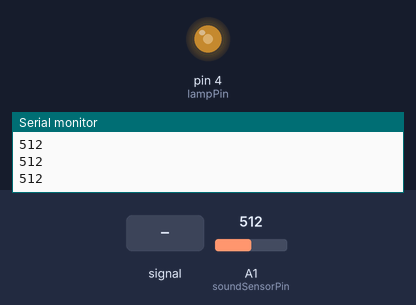
Recording of a sketch running on a simulated Arduino Mega 2560, built with avr-gcc and run on an emulated ATmega2560. Shown: output pins drawn as LEDs (lit = HIGH), the last lines printed to the serial monitor. Inputs (shaded band) come from the test bench; at power-on: A1 (soundSensorPin) = 512.

Above: at 1.2 s.
1.3 s: A1 (soundSensorPin) fed a 200 Hz sine of ±81 counts around its level
At 1.55 s:
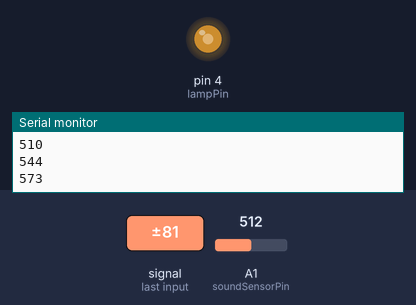
4.3 s: A1 (soundSensorPin) set to 900
5.8 s: A1 (soundSensorPin) set to 122
At 6.1 s:
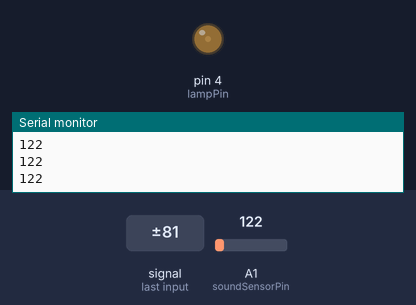
7.3 s: A1 (soundSensorPin) set to 0
At 8.5 s:
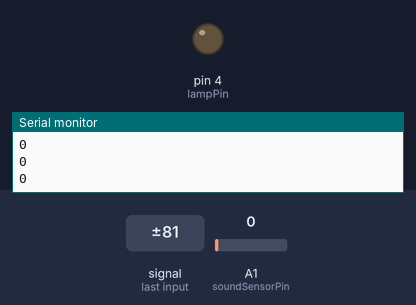
8.8 s: A1 (soundSensorPin) set to 511
At 9.9 s:
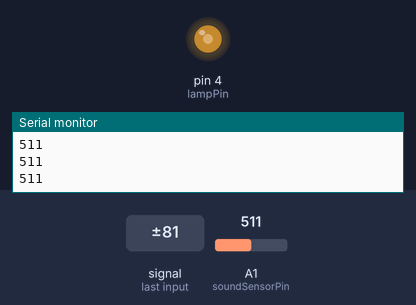
10.3 s: A1 (soundSensorPin) fed a 1000 Hz sine of ±255 counts around its level
At 10.68 s:
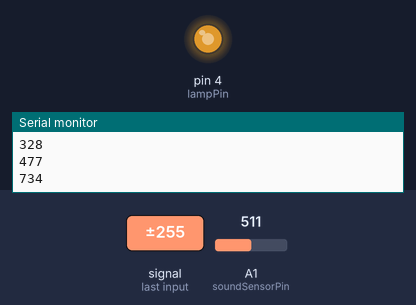
Timing chart, 0 to 14.3 s (numbered marks = the images above; inputs shaded):
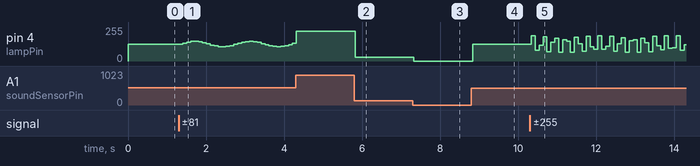

Measured:
- after the input at 5.8 s, pin 4 (lampPin): 224/255 → 30/255 at once
- after the input at 7.3 s, pin 4 (lampPin): 30/255 → 0/255 at once
- after the input at 8.8 s, pin 4 (lampPin): 0/255 → 127/255 at once
- after the input at 10.3 s, pin 4 (lampPin): 127/255 → 190/255 at once, → 81/255 0.10 s later, → 118/255 0.10 s later, → 182/255 0.10 s later, … (40 changes in this stretch)

The sketch:

SoundSensor.ino
```cpp
//mega 2560
//sound sensor
//joystick


int lampPin = 4; // Pin connected to the lamp
int soundSensorPin = A1; // Pin connected to the sound sensor

void setup()
{
  pinMode(soundSensorPin, INPUT);
  pinMode(lampPin, OUTPUT);
  Serial.begin(9600);
}

void loop()
{
  int sound = analogRead(soundSensorPin);
  int brightness = map(sound, 0, 1023, 0, 255); // Map the sound value to a brightness value between 0 and 255
  analogWrite(lampPin, brightness); // Set the brightness of the lamp

  Serial.println(sound);
  delay(100); // Delay for stability
}
```
